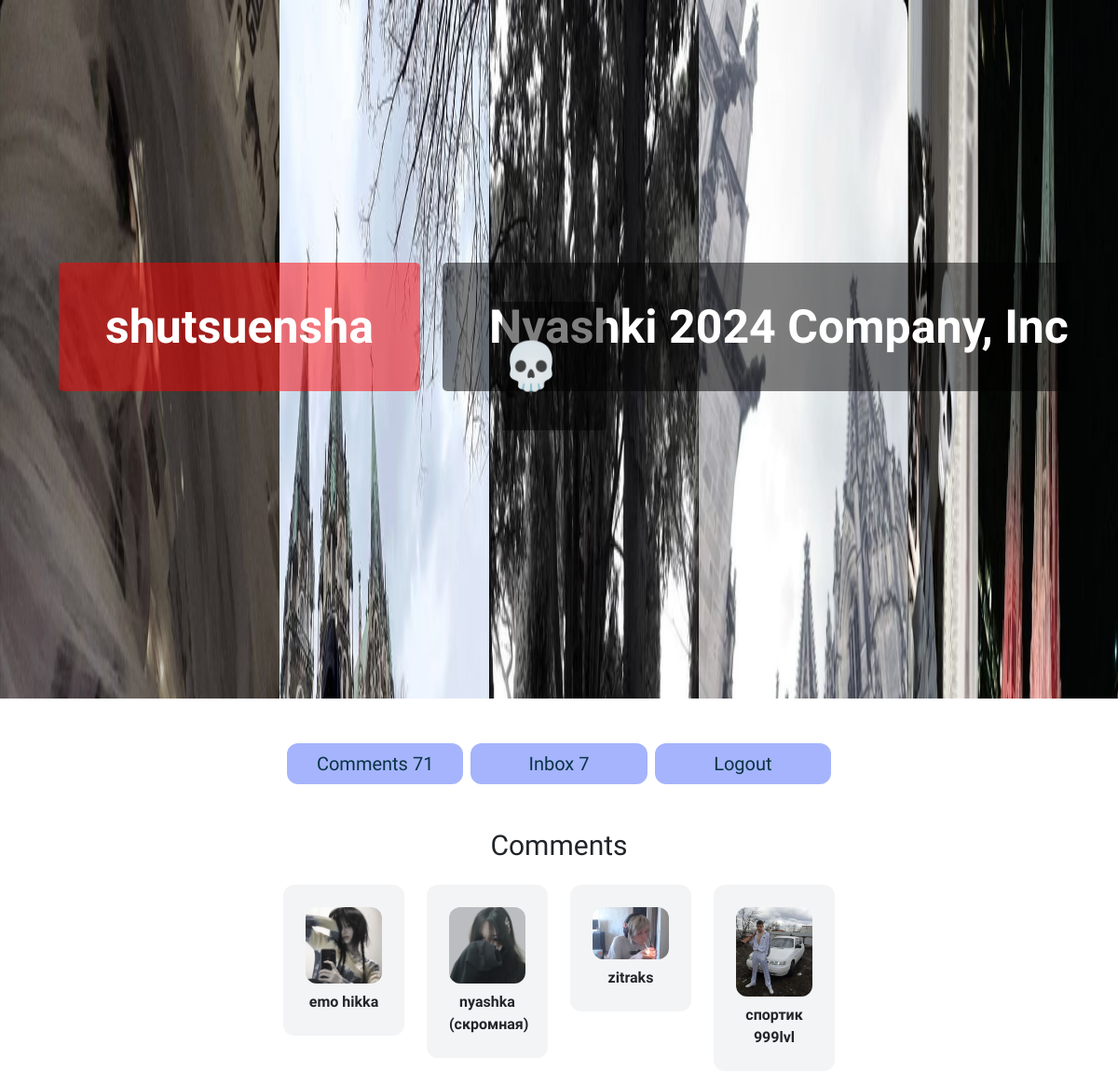
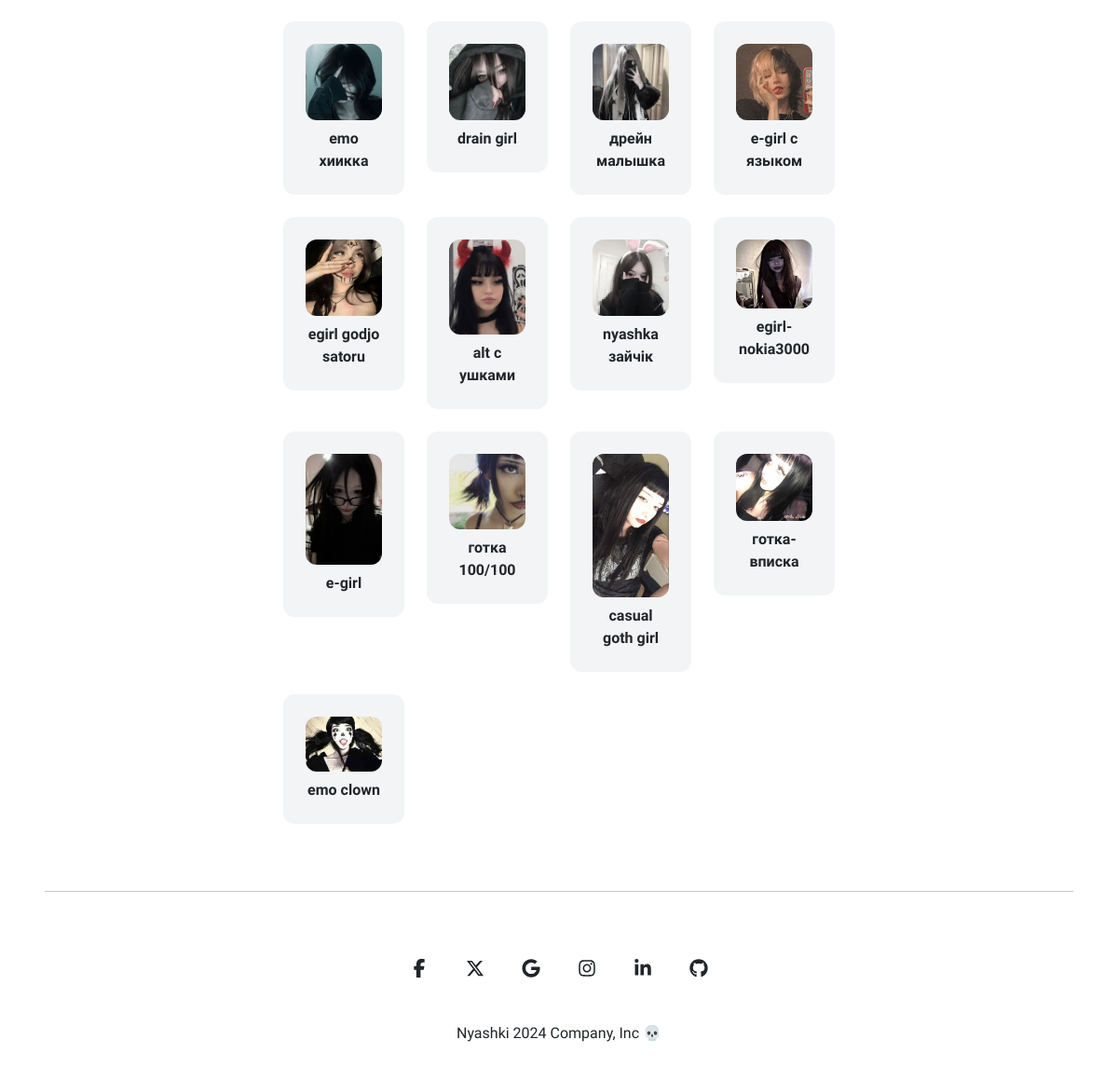
Screenshot of /items/all_comments (signed in) with the database file from the repository (2 pictures, top to bottom).
### item/models.py (models this page shows, shortened)
class Comment(models.Model):
    user = models.ForeignKey(User, related_name='comments', on_delete=models.CASCADE)
    description = models.TextField()
    created_at = models.DateTimeField()
    class Meta:
        ordering = ('-created_at',)

class Item(models.Model):
    category = models.ForeignKey(Category, related_name='items', on_delete=models.CASCADE)
    name = models.CharField(max_length=255)
    description = models.TextField(blank=True, null=True)
    price = models.FloatField()
    image = models.ImageField(upload_to='item_images', blank=True, null=True)
    is_sold = models.BooleanField(default=False)
    created_at = models.DateTimeField(auto_now_add=True)
    users = models.ManyToManyField(User, related_name='items', blank=True)
    gender = models.CharField(max_length=1, choices=gender_choice)
    comments = models.ManyToManyField(Comment)

### item/views.py (the view)
# urls.py: path('all_comments', views.all_comments, name='all_comments'),
@login_required
def all_comments(request):
    items = Item.objects.filter(comments__user=request.user).distinct()
    return render(request, 'item/comments.html', {
            'items': items,
            'asdad21213': True
    })

### item/templates/item/comments.html (shortened to what this page needs)
{% extends 'core/base.html' %}
{% block content %}
<h1 class="mb-6 text-3xl mt-4 dark:text-white text-center" id="target-element">Comments</h1>
<div class="md:w-1/2 mx-auto ">
    <div class="grid md:grid-cols-4 grid-cols-2 gap-x-6 mt-4">
    {% for item in items %}
        <div class="transition-transform duration-300 transform hover:scale-125">
        <a href="{% url 'item:detail' item.id %}">
            <div class="p-6 bg-gray-100 dark:bg-zinc-500 dark:text-white rounded-xl mb-4 text-center">
                <div>
                    <img src="{{ item.image.url }}" class="mx-auto rounded-xl">
                </div>
                <div class="mt-2">
                    <strong><p class="">{{ item.name }}</p></strong>
                </div>
            </div>
        </a>
    </div>
    {% endfor %}
    </div>
</div>
{%endblock%}

### core/templates/core/base.html (shortened to what this page needs)
{% load static %}
<!doctype html>
<html>
    <head>
        <script src="https://cdn.tailwindcss.com"></script>
        <link href="https://cdn.jsdelivr.net/npm/bootstrap@5.3.3/dist/css/bootstrap.min.css" rel="stylesheet">
    </head>
    <body class="dark:bg-zinc-700" id="target-element">
        <header class="text-center parallax-header" id="sign_header" style="cursor: pointer;">
          <div class="text-container">
            {% if request.user.is_authenticated %}
            <strong id="username" class="md:text-3xl text-3xl font-bold">{{request.user.username}}</strong>
            {% endif %}
            <a href="/" id="nyashki" class="md:text-3xl text-3xl font-bold">Nyashki 2024 Company, Inc 💀</a>
          </div>
      </header>
        {% if request.user.is_authenticated %}
        <div class="grid grid-cols-3 gap-2 mt-2 px-2 md:w-1/2 md:mx-auto mb-3 mt-5 transition-transform duration-300 transform hover:scale-105" id="{{zxc12qwiehjqwaiode}}">
          <a href="{% url 'item:all_comments' %}" class="block text-center px-2 py-2 text-lg md:text-xl  bg-indigo-300 text-cyan-950 hover:text-white rounded-xl hover:bg-indigo-400" style="position:relative;">Comments {{ request.user.comments.all | length }}</a>
          <a href="{% url 'conversation:inbox' %}" class="block text-center px-2 py-2 text-lg md:text-xl bg-indigo-300 text-cyan-950 hover:text-white rounded-xl hover:bg-indigo-400">Inbox {{ request.user.conversations.all | length }}</a>
          <a href="{% url 'core:logout' %}" class="block text-center px-2 py-2 text-lg md:text-xl bg-indigo-300 text-cyan-950 hover:text-white rounded-xl hover:bg-indigo-400">Logout</a>
          </div>
        {% endif %}
        <div class="xcvxckjvl123 px-2 mt-5">
            {% block content %}
            {% endblock %}
        </div>
        <hr class="dark:text-white m-5">
        <footer
        class="flex flex-col items-center text-center text-surface dark:bg-zinc-700 dark:text-white">
        <div class="container mt-2">
          <div class="mb-2 flex justify-center space-x-2">
            <a
              href="#!"
              type="button"
              class="rounded-full bg-transparent p-3 font-medium uppercase leading-normal text-surface transition duration-150 ease-in-out hover:bg-neutral-100 focus:outline-none focus:ring-0 dark:text-white dark:hover:bg-secondary-900"
              data-twe-ripple-init>
              <span class="[&>svg]:h-5 [&>svg]:w-5">
              </span>
            </a>
            <a
              href="#!"
              type="button"
              class="rounded-full bg-transparent p-3 font-medium uppercase leading-normal text-surface transition duration-150 ease-in-out hover:bg-neutral-100 focus:outline-none focus:ring-0 dark:text-white dark:hover:bg-secondary-900"
              data-twe-ripple-init>
              <span class="mx-auto [&>svg]:h-5 [&>svg]:w-5">
              </span>
            </a>
            <a
              href="#!"
              type="button"
              class="rounded-full bg-transparent p-3 font-medium uppercase leading-normal text-surface transition duration-150 ease-in-out hover:bg-neutral-100 focus:outline-none focus:ring-0 dark:text-white dark:hover:bg-secondary-900"
              data-twe-ripple-init>
              <span class="mx-auto [&>svg]:h-5 [&>svg]:w-5">
              </span>
            </a>
            <a
              href="#!"
              type="button"
              class="rounded-full bg-transparent p-3 font-medium uppercase leading-normal text-surface transition duration-150 ease-in-out hover:bg-neutral-100 focus:outline-none focus:ring-0 dark:text-white dark:hover:bg-secondary-900"
              data-twe-ripple-init>
              <span class="mx-auto [&>svg]:h-5 [&>svg]:w-5">
              </span>
            </a>
            <a
              href="#!"
              type="button"
              class="rounded-full bg-transparent p-3 font-medium uppercase leading-normal text-surface transition duration-150 ease-in-out hover:bg-neutral-100 focus:outline-none focus:ring-0 dark:text-white dark:hover:bg-secondary-900"
              data-twe-ripple-init>
              <span class="mx-auto [&>svg]:h-5 [&>svg]:w-5">
              </span>
            </a>
            <a
              href="#!"
              type="button"
              class="rounded-full bg-transparent p-3 font-medium uppercase leading-normal text-surface transition duration-150 ease-in-out hover:bg-neutral-100 focus:outline-none focus:ring-0 dark:text-white dark:hover:bg-secondary-900"
              data-twe-ripple-init>
              <span class="mx-auto [&>svg]:h-5 [&>svg]:w-5">
              </span>
            </a>
          </div>
        </div>
        <div class="w-full p-4 text-center">
          <a href="#">Nyashki 2024 Company, Inc 💀</a>
        </div>
        </footer>
    </body>
</html>

### rows the page displays
Item: image (picture), name "emo hikka"
Item: image (picture), name "nyashka (скромная)"
Item: image (picture), name "zitraks"
Item: image (picture), name "спортик 999lvl"
Item: image (picture), name "emo хиикка"
Item: image (picture), name "drain girl"
Item: image (picture), name "дрейн малышка"
Item: image (picture), name "e-girl с языком"
Item: image (picture), name "egirl godjo satoru"
Item: image (picture), name "alt с ушками"
Item: image (picture), name "nyashka зайчiк"
Item: image (picture), name "egirl-nokia3000"
Item: image (picture), name "e-girl"
Item: image (picture), name "готка 100/100"
Item: image (picture), name "casual goth girl"
Item: image (picture), name "готка-вписка"
Item: image (picture), name "emo clown"

### other values shown
{{ request.user.username }} "shutsuensha"
{{ request.user.comments.all | length }} "71"
{{ request.user.conversations.all | length }} "7"
